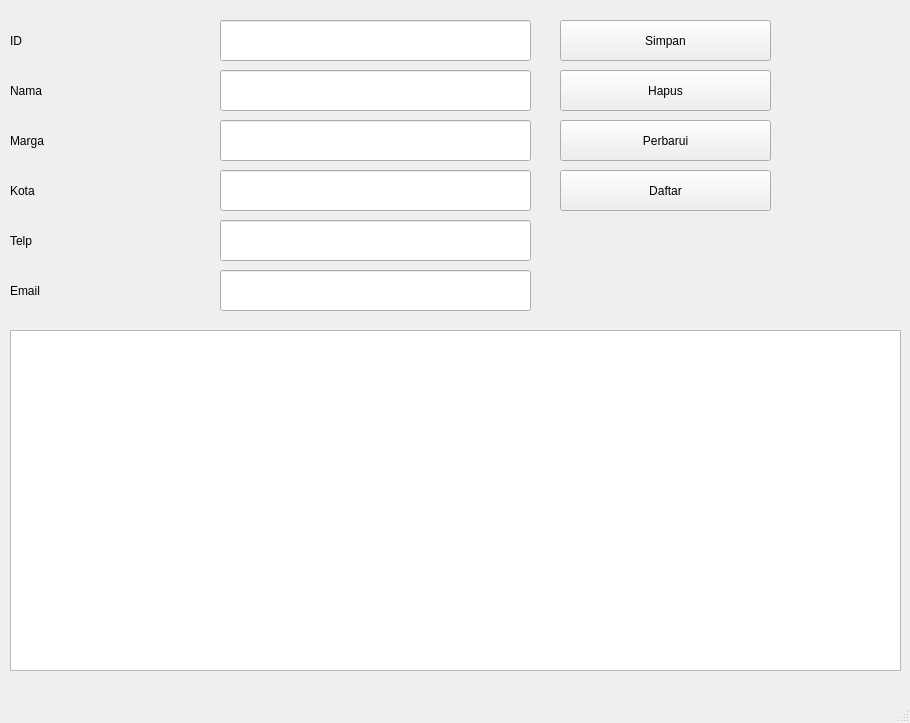
<?xml version="1.0" encoding="UTF-8"?>
<ui version="4.0">
 <class>MainWindow</class>
 <widget class="QMainWindow" name="MainWindow">
  <property name="geometry">
   <rect>
    <x>0</x>
    <y>0</y>
    <width>910</width>
    <height>723</height>
   </rect>
  </property>
  <property name="windowTitle">
   <string>MainWindow</string>
  </property>
  <widget class="QWidget" name="centralwidget">
   <widget class="QPushButton" name="btnSimpan">
    <property name="geometry">
     <rect>
      <x>560</x>
      <y>20</y>
      <width>211</width>
      <height>41</height>
     </rect>
    </property>
    <property name="text">
     <string>Simpan</string>
    </property>
   </widget>
   <widget class="QPushButton" name="btnHapus">
    <property name="geometry">
     <rect>
      <x>560</x>
      <y>70</y>
      <width>211</width>
      <height>41</height>
     </rect>
    </property>
    <property name="text">
     <string>Hapus</string>
    </property>
   </widget>
   <widget class="QPushButton" name="btnPerbarui">
    <property name="geometry">
     <rect>
      <x>560</x>
      <y>120</y>
      <width>211</width>
      <height>41</height>
     </rect>
    </property>
    <property name="text">
     <string>Perbarui</string>
    </property>
   </widget>
   <widget class="QPushButton" name="btnDaftar">
    <property name="geometry">
     <rect>
      <x>560</x>
      <y>170</y>
      <width>211</width>
      <height>41</height>
     </rect>
    </property>
    <property name="text">
     <string>Daftar</string>
    </property>
   </widget>
   <widget class="QLineEdit" name="txtID">
    <property name="geometry">
     <rect>
      <x>220</x>
      <y>20</y>
      <width>311</width>
      <height>41</height>
     </rect>
    </property>
   </widget>
   <widget class="QLineEdit" name="txtNama">
    <property name="geometry">
     <rect>
      <x>220</x>
      <y>70</y>
      <width>311</width>
      <height>41</height>
     </rect>
    </property>
   </widget>
   <widget class="QLineEdit" name="txtMarga">
    <property name="geometry">
     <rect>
      <x>220</x>
      <y>120</y>
      <width>311</width>
      <height>41</height>
     </rect>
    </property>
   </widget>
   <widget class="QLineEdit" name="txtKota">
    <property name="geometry">
     <rect>
      <x>220</x>
      <y>170</y>
      <width>311</width>
      <height>41</height>
     </rect>
    </property>
   </widget>
   <widget class="QLineEdit" name="txtTelefon">
    <property name="geometry">
     <rect>
      <x>220</x>
      <y>220</y>
      <width>311</width>
      <height>41</height>
     </rect>
    </property>
   </widget>
   <widget class="QLineEdit" name="txtEmail">
    <property name="geometry">
     <rect>
      <x>220</x>
      <y>270</y>
      <width>311</width>
      <height>41</height>
     </rect>
    </property>
   </widget>
   <widget class="QLabel" name="lblID">
    <property name="geometry">
     <rect>
      <x>10</x>
      <y>20</y>
      <width>201</width>
      <height>41</height>
     </rect>
    </property>
    <property name="text">
     <string>ID</string>
    </property>
   </widget>
   <widget class="QLabel" name="lblINama">
    <property name="geometry">
     <rect>
      <x>10</x>
      <y>70</y>
      <width>201</width>
      <height>41</height>
     </rect>
    </property>
    <property name="text">
     <string>Nama</string>
    </property>
   </widget>
   <widget class="QLabel" name="lblMarga">
    <property name="geometry">
     <rect>
      <x>10</x>
      <y>120</y>
      <width>201</width>
      <height>41</height>
     </rect>
    </property>
    <property name="text">
     <string>Marga</string>
    </property>
   </widget>
   <widget class="QLabel" name="lblKota">
    <property name="geometry">
     <rect>
      <x>10</x>
      <y>170</y>
      <width>201</width>
      <height>41</height>
     </rect>
    </property>
    <property name="text">
     <string>Kota</string>
    </property>
   </widget>
   <widget class="QLabel" name="lblTelp">
    <property name="geometry">
     <rect>
      <x>10</x>
      <y>220</y>
      <width>201</width>
      <height>41</height>
     </rect>
    </property>
    <property name="text">
     <string>Telp</string>
    </property>
   </widget>
   <widget class="QLabel" name="lblEmail">
    <property name="geometry">
     <rect>
      <x>10</x>
      <y>270</y>
      <width>201</width>
      <height>41</height>
     </rect>
    </property>
    <property name="text">
     <string>Email</string>
    </property>
   </widget>
   <widget class="QTableWidget" name="tblDaftar">
    <property name="geometry">
     <rect>
      <x>10</x>
      <y>330</y>
      <width>891</width>
      <height>341</height>
     </rect>
    </property>
   </widget>
  </widget>
  <widget class="QMenuBar" name="menubar">
   <property name="geometry">
    <rect>
     <x>0</x>
     <y>0</y>
     <width>910</width>
     <height>21</height>
    </rect>
   </property>
  </widget>
  <widget class="QStatusBar" name="statusbar"/>
 </widget>
 <resources/>
 <connections/>
</ui>
